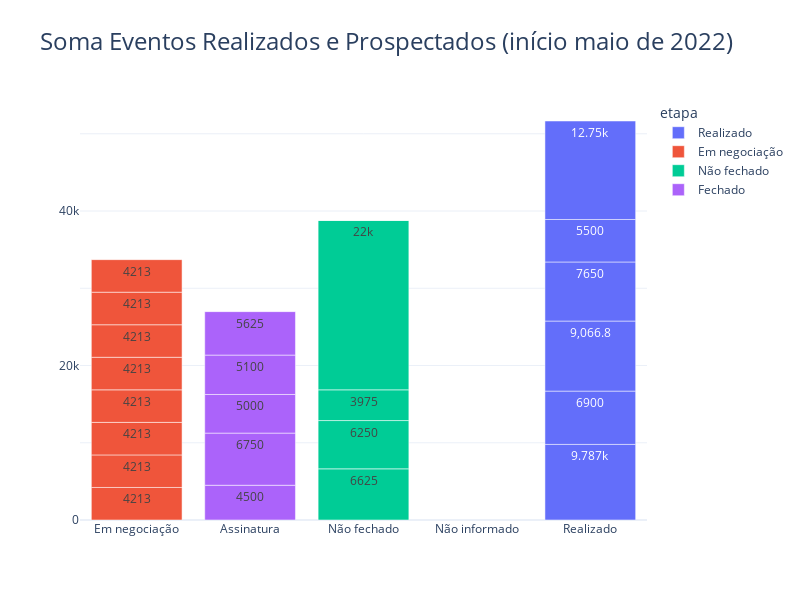

Notebook code for this chart:
### Code cell
# df.query("data_evento >= '2022/04' and etapa == 'Realizado'")

fig = px.bar(df.query("data_evento >= '2022/04'"), x='cod_etapa', y='valor_total', color='etapa',
      text_auto=True, title='Soma Eventos Realizados e Prospectados (início maio de 2022)')

fig.update_yaxes(title= None, ticklabelstep=2, showticklabels=True)
fig.update_xaxes(title= None, title_font = {"size": 20}, title_standoff = 10,
                ticktext=['Em negociação', 'Assinatura','Não fechado', 'Não informado', 'Realizado'],
                tickvals=['0','1','2','3','4', '5'])
fig.update_layout(title_font_size=24, bargap=0.2)

# fig.update_layout()
# fig.update_xaxes(
#                 ticktext=['Em negociação', 'Fechado', 'Não fechado', 'Não informada','Realizado'],
#                 tickvals=['0','1','2','3','4', '5'])
# fig.update_traces(name= 'etapa', visible=True, selector=dict(type='histogram'))
fig.show()
fig.write_html("eventos_maio_2022.html")

### Figure 1 — Plotly figure (JSON) as saved in the notebook; plotly's stock layout.template omitted (floating-point values rounded to 4 significant figures)
{"data": [{"alignmentgroup": "True", "hovertemplate": "etapa=Realizado<br>cod_etapa=%{x}<br>valor_total=%{y}<extra></extra>", "legendgroup": "Realizado", "marker": {"color": "#636efa", "pattern": {"shape": ""}}, "name": "Realizado", "offsetgroup": "Realizado", "orientation": "v", "showlegend": true, "textposition": "auto", "texttemplate": "%{y}", "type": "bar", "x": [4, 4, 4, 4, 4, 4], "xaxis": "x", "y": [9787, 6900, 9067.0, 7650, 5500, 12750], "yaxis": "y"}, {"alignmentgroup": "True", "hovertemplate": "etapa=Em negociação<br>cod_etapa=%{x}<br>valor_total=%{y}<extra></extra>", "legendgroup": "Em negociação", "marker": {"color": "#EF553B", "pattern": {"shape": ""}}, "name": "Em negociação", "offsetgroup": "Em negociação", "orientation": "v", "showlegend": true, "textposition": "auto", "texttemplate": "%{y}", "type": "bar", "x": [0, 0, 0, 0, 0, 0, 0, 0], "xaxis": "x", "y": [4213, 4213, 4213, 4213, 4213, 4213, 4213, 4213], "yaxis": "y"}, {"alignmentgroup": "True", "hovertemplate": "etapa=Não fechado<br>cod_etapa=%{x}<br>valor_total=%{y}<extra></extra>", "legendgroup": "Não fechado", "marker": {"color": "#00cc96", "pattern": {"shape": ""}}, "name": "Não fechado", "offsetgroup": "Não fechado", "orientation": "v", "showlegend": true, "textposition": "auto", "texttemplate": "%{y}", "type": "bar", "x": [2, 2, 2, 2, 2, 2, 2, 2, 2, 2, 2], "xaxis": "x", "y": [0, 0, 6625, 6250, 3975, 22000, 0, 0, 0, 0, 0], "yaxis": "y"}, {"alignmentgroup": "True", "hovertemplate": "etapa=Fechado<br>cod_etapa=%{x}<br>valor_total=%{y}<extra></extra>", "legendgroup": "Fechado", "marker": {"color": "#ab63fa", "pattern": {"shape": ""}}, "name": "Fechado", "offsetgroup": "Fechado", "orientation": "v", "showlegend": true, "textposition": "auto", "texttemplate": "%{y}", "type": "bar", "x": [1, 1, 1, 1, 1], "xaxis": "x", "y": [4500, 6750, 5000, 5100, 5625], "yaxis": "y"}], "layout": {"bargap": 0.2, "barmode": "relative", "height": 600, "legend": {"title": {"text": "etapa"}, "tracegroupgap": 0}, "title": {"font": {"size": 24}, "text": "Soma Eventos Realizados e Prospectados (início maio de 2022)"}, "width": 800, "xaxis": {"anchor": "y", "domain": [0, 1], "ticktext": ["Em negociação", "Assinatura", "Não fechado", "Não informado", "Realizado"], "tickvals": ["0", "1", "2", "3", "4", "5"], "title": {"font": {"size": 20}, "standoff": 10}}, "yaxis": {"anchor": "x", "domain": [0, 1], "showticklabels": true, "ticklabelstep": 2, "title": {}}}}
